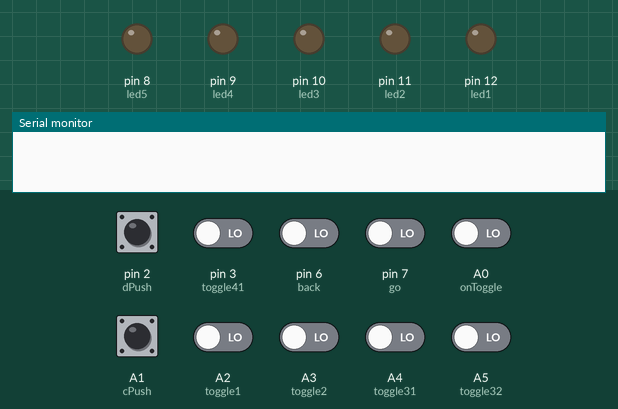
The sketch below on a simulated Arduino Leonardo, built with avr-gcc and run on an emulated ATmega32U4. Shown: output pins drawn as LEDs (lit = HIGH), the last lines printed to the serial monitor. The test bench sets the inputs (shaded band); at power-on: A0 (onToggle), A1 (cPush), A2 (toggle1), A3 (toggle2), A4 (toggle31), A5 (toggle32), pin 2 (dPush), pin 3 (toggle41), pin 6 (back), pin 7 (go) LOW.

Above: at 1.2 s.
1.3 s: A0 (onToggle) driven HIGH
At 1.7 s:
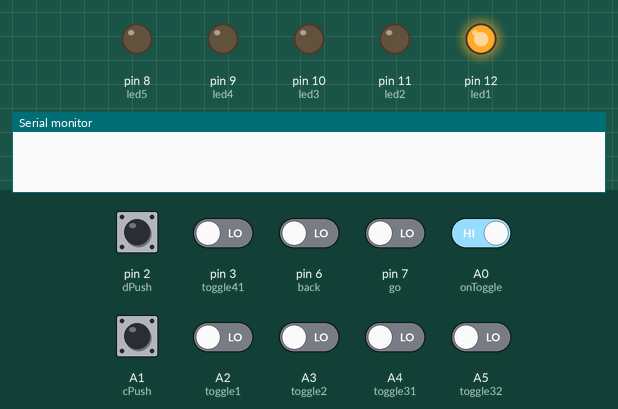
4.3 s: A3 (toggle2) driven HIGH
At 4.9 s:
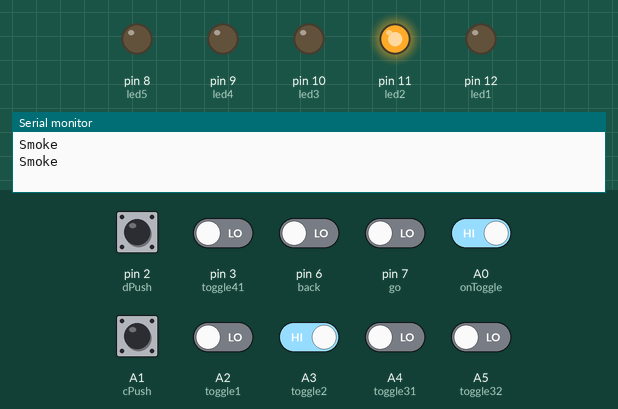
5.8 s: A5 (toggle32) driven HIGH
At 7.5 s:
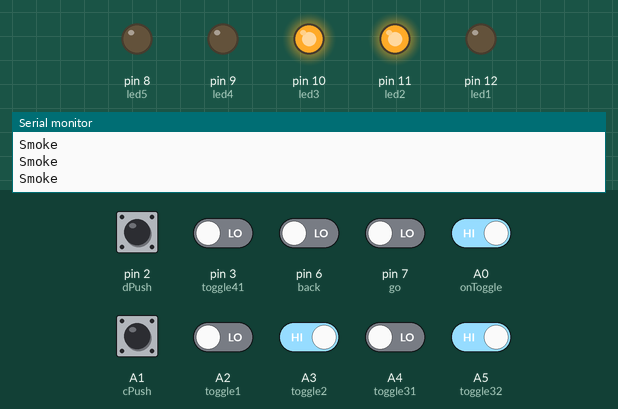
7.8 s: A3 (toggle2) driven LOW
At 8.9 s:
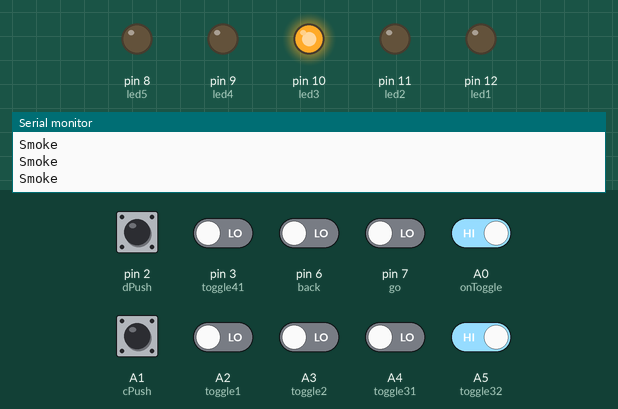
9.3 s: A2 (toggle1) driven HIGH
At 9.9 s:
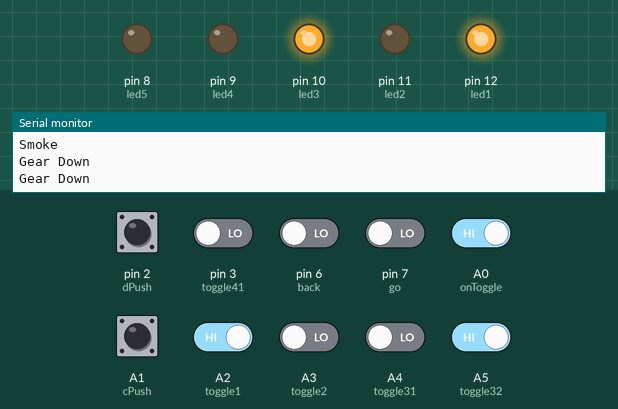
Timing chart, 0 to 12.3 s (numbered marks = the images above; inputs shaded):
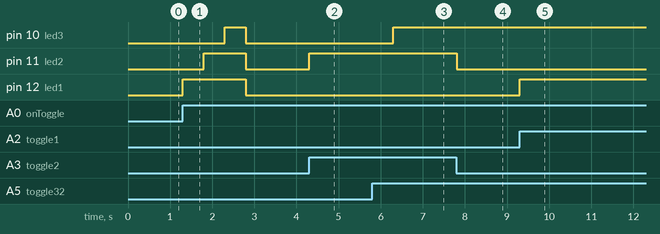

Measured:
- after the input at 1.3 s, pin 10 (led3): LOW → HIGH after 1.0 s, → LOW 0.50 s later; pin 11 (led2): LOW → HIGH after 0.50 s, → LOW 1.0 s later; pin 12 (led1): LOW → HIGH at once, → LOW 1.5 s later
- after the input at 4.3 s, pin 11 (led2): LOW → HIGH at once
- after the input at 5.8 s, pin 10 (led3): LOW → HIGH after 0.50 s
- after the input at 7.8 s, pin 11 (led2): HIGH → LOW at once
- after the input at 9.3 s, pin 12 (led1): LOW → HIGH at once

The sketch:

ControlPanel.ino
```cpp
#include <Keyboard.h>
#include <Keypad.h>
int onToggle = A0;
int cPush = A1;
int toggle1 = A2;
int toggle2 = A3;
int toggle31 = A4;
int toggle32 = A5;
int dPush = 2;
int toggle41 = 3;
int led5 = 8;
int led4 = 9;
int led3 = 10;
int led2 = 11;
int led1 = 12;
int go = 7;
int back = 6;
bool onbutton = false;
void setup() {
  Serial.begin(9600);
  pinMode(onToggle, INPUT);
  pinMode(cPush, INPUT);
  pinMode(toggle1, INPUT);
  pinMode(toggle2, INPUT);
  pinMode(toggle31, INPUT);
  pinMode(toggle32, INPUT);
  pinMode(dPush, INPUT);
  pinMode(toggle41, INPUT);
  pinMode(led5, OUTPUT);
  pinMode(led4, OUTPUT);
  pinMode(led3, OUTPUT);
  pinMode(led2, OUTPUT);
  pinMode(led1, OUTPUT);
  pinMode(go, INPUT);
  pinMode(back, INPUT);
}

void loop() {
  int onToggleState = digitalRead(onToggle);
  if(onToggleState == HIGH){
    digitalWrite(led1, HIGH);
    delay(500);
    digitalWrite(led2, HIGH);
    delay(500);
    digitalWrite(led3, HIGH);
    delay(500);
    digitalWrite(led1, LOW);
    digitalWrite(led2, LOW);
    digitalWrite(led3, LOW);
    onbutton = true;
  }
  while(onbutton){
    int onToggleState = digitalRead(onToggle);
    int cPushState = digitalRead(cPush);
    int toggle1State = digitalRead(toggle1);
    int toggle2State = digitalRead(toggle2);
    int toggle31State = digitalRead(toggle31);
    int toggle32State = digitalRead(toggle32);
    int dPushState = digitalRead(dPush);
    int toggle41State = digitalRead(toggle41);
    int goState = digitalRead(go);
    int backState = digitalRead(back);
    if(onToggleState == LOW){
      onbutton = false;
    }
    if(goState == HIGH){
      Keyboard.press('W');
      Serial.println("Throttle Up");
      delay(100);
      Keyboard.releaseAll();
    }
    if(backState == HIGH){
      Keyboard.press('S');
      Serial.println("Throttle Down");
      delay(100);
      Keyboard.releaseAll();
    }
    if(toggle1State == HIGH){
      Keyboard.press('X');
      Serial.println("Gear Down");
      digitalWrite(led1, HIGH);
      delay(500);
      Keyboard.releaseAll();
    }
    if(toggle2State == HIGH){
      Keyboard.press('Z');
      Serial.println("Smoke");
      digitalWrite(led2, HIGH);
      delay(500);
      Keyboard.releaseAll();
    }
    if(toggle32State == HIGH){
      digitalWrite(led3, HIGH);
      if(dPushState == HIGH){
        Keyboard.press(KEY_LEFT_SHIFT);
        Serial.println("Boost");
        delay(100);
        Keyboard.releaseAll();
      }
    }
    if(toggle32State == LOW){
      digitalWrite(led3, LOW);
    }
    if(toggle1State == LOW){
      digitalWrite(led1, LOW);
    }
    if(toggle2State == LOW){
      digitalWrite(led2, LOW);
    }
  }
}
```
